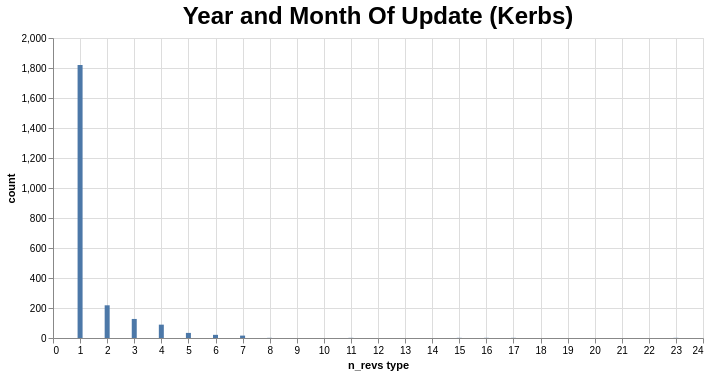

This figure's Vega-Lite source:
### Vega-Lite specification from a JSON file in a GitHub repository (floating-point values rounded to 4 significant figures)
{"config": {"view": {"continuousWidth": 300, "continuousHeight": 300}, "title": {"fontSize": 24}}, "data": {"name": "data-2f8a20c5a32e2e0b9d251f00b2a9e0c6"}, "mark": {"type": "bar"}, "encoding": {"tooltip": [{"field": "percent", "type": "nominal"}], "x": {"field": "n_revs type", "sort": "-x", "type": "quantitative"}, "y": {"field": "count", "type": "quantitative"}}, "height": 300, "params": [{"name": "param_17", "select": {"type": "interval", "encodings": ["x", "y"]}, "bind": "scales"}], "title": "Year and Month Of Update (Kerbs)", "width": 650, "$schema": "https://vega.github.io/schema/vega-lite/v5.json", "datasets": {"data-2f8a20c5a32e2e0b9d251f00b2a9e0c6": [{"n_revs type": 1, "count": 1820, "percent": "78.08%"}, {"n_revs type": 2, "count": 218, "percent": "9.35%"}, {"n_revs type": 3, "count": 127, "percent": "5.45%"}, {"n_revs type": 4, "count": 89, "percent": "3.82%"}, {"n_revs type": 5, "count": 34, "percent": "1.46%"}, {"n_revs type": 6, "count": 21, "percent": "0.9%"}, {"n_revs type": 7, "count": 16, "percent": "0.69%"}, {"n_revs type": 8, "count": 1, "percent": "0.04%"}, {"n_revs type": 11, "count": 1, "percent": "0.04%"}, {"n_revs type": 16, "count": 1, "percent": "0.04%"}, {"n_revs type": 23, "count": 1, "percent": "0.04%"}, {"n_revs type": 17, "count": 1, "percent": "0.04%"}, {"n_revs type": 15, "count": 1, "percent": "0.04%"}]}}
